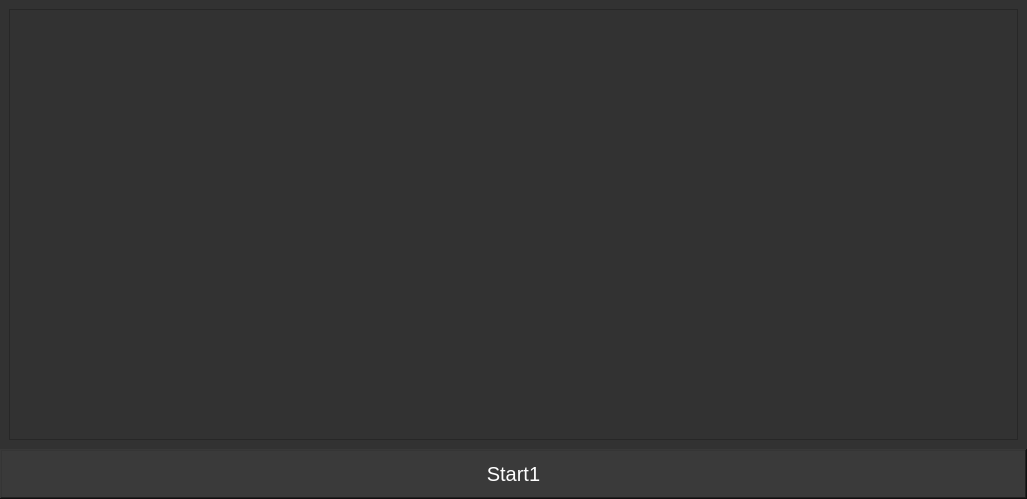
<?xml version="1.0" encoding="UTF-8"?>
<ui version="4.0">
 <class>Form</class>
 <widget class="QWidget" name="Form">
  <property name="geometry">
   <rect>
    <x>0</x>
    <y>0</y>
    <width>1027</width>
    <height>499</height>
   </rect>
  </property>
  <property name="windowTitle">
   <string>Form</string>
  </property>
  <property name="styleSheet">
   <string notr="true">background-color: rgb(50, 50, 50);</string>
  </property>
  <layout class="QVBoxLayout" name="verticalLayout">
   <property name="spacing">
    <number>0</number>
   </property>
   <property name="leftMargin">
    <number>0</number>
   </property>
   <property name="topMargin">
    <number>0</number>
   </property>
   <property name="rightMargin">
    <number>0</number>
   </property>
   <property name="bottomMargin">
    <number>0</number>
   </property>
   <item>
    <widget class="QFrame" name="frame">
     <property name="frameShape">
      <enum>QFrame::NoFrame</enum>
     </property>
     <property name="frameShadow">
      <enum>QFrame::Raised</enum>
     </property>
     <layout class="QVBoxLayout" name="verticalLayout_4">
      <property name="spacing">
       <number>0</number>
      </property>
      <property name="leftMargin">
       <number>0</number>
      </property>
      <property name="topMargin">
       <number>0</number>
      </property>
      <property name="rightMargin">
       <number>0</number>
      </property>
      <property name="bottomMargin">
       <number>0</number>
      </property>
      <item>
       <widget class="QFrame" name="frame_up">
        <property name="styleSheet">
         <string notr="true"/>
        </property>
        <property name="frameShape">
         <enum>QFrame::NoFrame</enum>
        </property>
        <property name="frameShadow">
         <enum>QFrame::Raised</enum>
        </property>
        <layout class="QVBoxLayout" name="verticalLayout_2">
         <item>
          <widget class="QFrame" name="frame_grid">
           <property name="frameShape">
            <enum>QFrame::StyledPanel</enum>
           </property>
           <property name="frameShadow">
            <enum>QFrame::Raised</enum>
           </property>
          </widget>
         </item>
        </layout>
       </widget>
      </item>
      <item>
       <widget class="QFrame" name="frame_down">
        <property name="minimumSize">
         <size>
          <width>0</width>
          <height>50</height>
         </size>
        </property>
        <property name="maximumSize">
         <size>
          <width>16777215</width>
          <height>50</height>
         </size>
        </property>
        <property name="frameShape">
         <enum>QFrame::WinPanel</enum>
        </property>
        <property name="frameShadow">
         <enum>QFrame::Raised</enum>
        </property>
        <layout class="QHBoxLayout" name="horizontalLayout">
         <property name="spacing">
          <number>0</number>
         </property>
         <property name="leftMargin">
          <number>0</number>
         </property>
         <property name="topMargin">
          <number>0</number>
         </property>
         <property name="rightMargin">
          <number>0</number>
         </property>
         <property name="bottomMargin">
          <number>0</number>
         </property>
         <item>
          <widget class="QPushButton" name="btn_start">
           <property name="sizePolicy">
            <sizepolicy hsizetype="Expanding" vsizetype="Expanding">
             <horstretch>0</horstretch>
             <verstretch>0</verstretch>
            </sizepolicy>
           </property>
           <property name="font">
            <font>
             <family>Arial</family>
             <pointsize>15</pointsize>
            </font>
           </property>
           <property name="styleSheet">
            <string notr="true">QPushButton {
	background-color: rgb(58, 58, 58);
	color: rgb(255, 255, 255);
	border: 0px solid;
}
QPushButton:hover {
	background-color: rgb(70, 141, 212);
}</string>
           </property>
           <property name="text">
            <string>Start1</string>
           </property>
          </widget>
         </item>
        </layout>
       </widget>
      </item>
     </layout>
    </widget>
   </item>
  </layout>
 </widget>
 <resources/>
 <connections/>
</ui>
